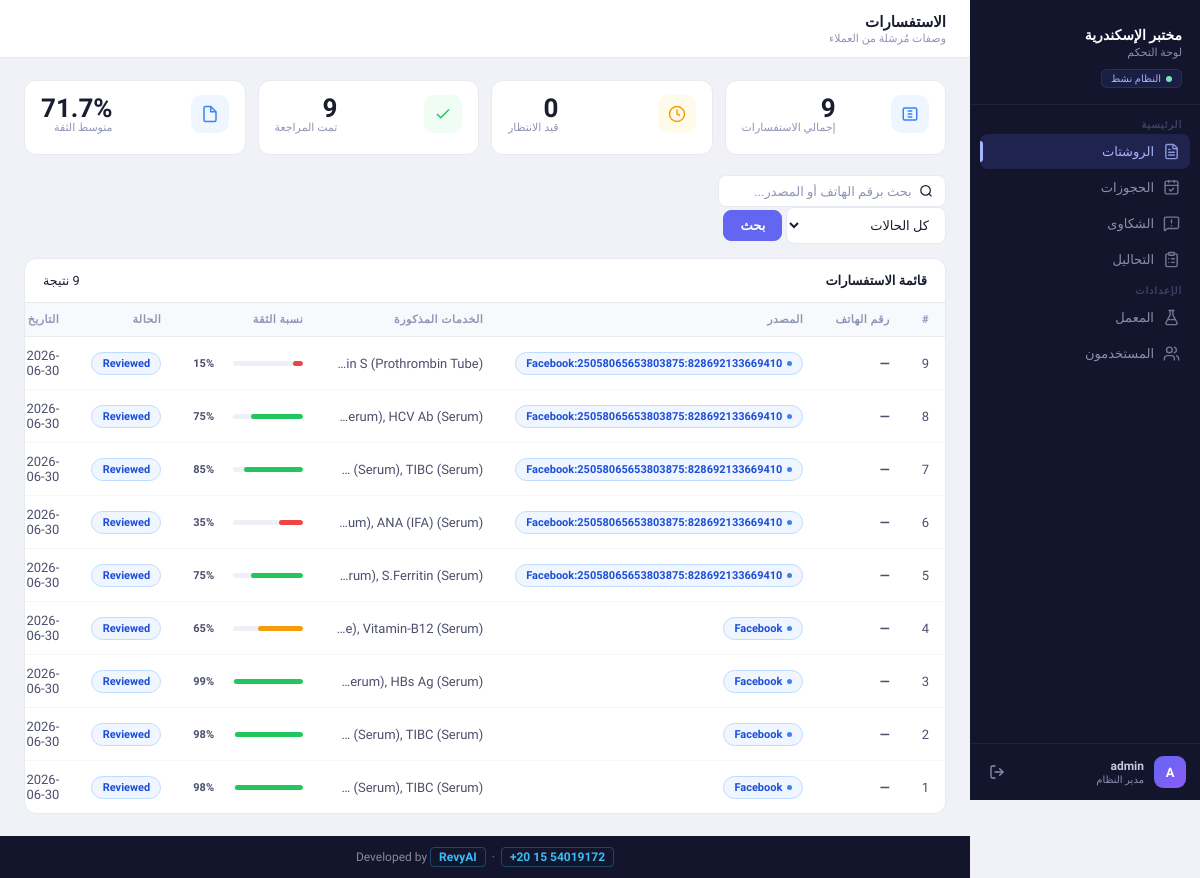
Before: /inquiries (signed in) with the older database file.
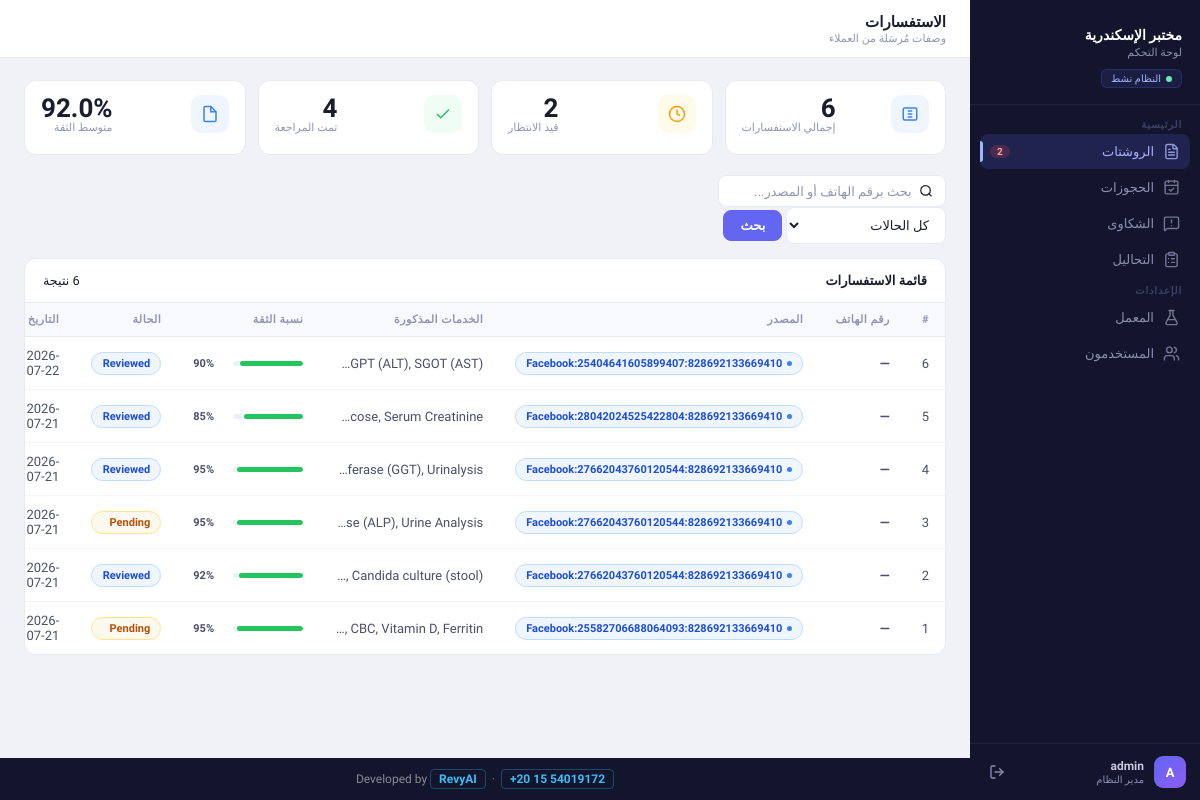
After: the same page with the newer database file.
### models/models.py (models this page shows)
class User(db.Model, UserMixin):
    __tablename__ = "users"
    id = db.Column(db.Integer, primary_key=True)
    username = db.Column(db.String(50), unique=True, nullable=False)
    password = db.Column(db.String(50), nullable=False)

class Inquiry(db.Model):
    __tablename__ = 'inquiry'
    id = db.Column(db.Integer, primary_key=True)
    laboratory_id = db.Column(db.Integer, db.ForeignKey('laboratory.id'), nullable=False)
    prescription_img = db.Column(db.String(255), nullable=True)
    status = db.Column(db.Enum(Status), default=Status.PENDING)
    created_at = db.Column(db.DateTime, default=lambda: datetime.now(timezone.utc))
    comes_from = db.Column(db.String(100))
    phone_number       = db.Column(db.String(20))
    ocr_extracted_text = db.Column(db.Text)
    confidence_score   = db.Column(db.Float)
    services_mentioned = db.Column(db.String(500))

### app.py (the view)
@app.route('/inquiries')
@login_required
def list_inquiries():
    page    = request.args.get('page', 1, type=int)
    search  = request.args.get('search', '').strip()
    status  = request.args.get('status', '')
    pagination, _ = InquiryService.get_all_inquiries(
        page=page, per_page=10, search=search or None, status=status or None
    )
    stats = InquiryService.get_stats()
    return render_template(
        'inquiries/list.html',
        inquiries=pagination.items,
        pagination=pagination,
        search=search,
        status=status,
        statuses=Status,
        stats=stats,
    )

### app.py (called while the page is built)
@login_manager.user_loader
def load_user(user_id):
    return db.session.get(User, int(user_id))

@app.context_processor
def inject_globals():
    from models.models import Inquiry, Status
    try:
        pending_count = Inquiry.query.filter_by(status=Status.PENDING).count()
    except Exception:
        pending_count = 0
    return dict(pending_inquiries_count=pending_count)

### software_services/inquiry_services.py (called while the page is built, shortened)
    @staticmethod
    def get_all_inquiries(page=1, per_page=10, search=None, status=None):
        query = Inquiry.query
        if status:
            try:
                query = query.filter(Inquiry.status == Status(status))
            except ValueError:
                pass
        query = query.order_by(Inquiry.created_at.desc())
        pagination = query.paginate(page=page, per_page=per_page, error_out=False)
        return pagination, "تم العثور على الاستفسارات"

    @staticmethod
    def get_stats():
        total      = Inquiry.query.count()
        pending    = Inquiry.query.filter_by(status=Status.PENDING).count()
        reviewed   = Inquiry.query.filter_by(status=Status.REVIEWED).count()
        attended   = Inquiry.query.filter_by(status=Status.ATTENDED).count()
        from sqlalchemy import func
        avg_conf = db.session.query(
            func.avg(Inquiry.confidence_score)
        ).filter(Inquiry.confidence_score.isnot(None)).scalar()
        return {
            "total":    total,
            "pending":  pending,
            "reviewed": reviewed,
            "attended": attended,
            "avg_conf": round((avg_conf or 0) * 100, 1),   # 0-100 %
        }

### templates/inquiries/list.html (shortened to what this page needs)
{% extends 'base.html' %}
{% block topbar_title %}الاستفسارات{% endblock %}
{% block topbar_sub %}وصفات مُرسَلة من العملاء{% endblock %}
{% block content %}
<div class="stats-grid">
  <div class="stat-card">
    <div class="stat-icon si-blue">
      <svg width="20" height="20" fill="none" stroke="currentColor" stroke-width="2" viewBox="0 0 24 24">
        <path d="M9 12h6M9 16h6M9 8h6M5 4h14a2 2 0 0 1 2 2v12a2 2 0 0 1-2 2H5a2 2 0 0 1-2-2V6a2 2 0 0 1 2-2z"/>
      </svg>
    </div>
    <div>
      <div class="stat-value">{{ stats.total }}</div>
      <div class="stat-label">إجمالي الاستفسارات</div>
    </div>
  </div>
  <div class="stat-card">
    <div class="stat-icon si-amber">
      <svg width="20" height="20" fill="none" stroke="currentColor" stroke-width="2" viewBox="0 0 24 24">
        <circle cx="12" cy="12" r="10"/><path d="M12 6v6l4 2"/>
      </svg>
    </div>
    <div>
      <div class="stat-value">{{ stats.pending }}</div>
      <div class="stat-label">قيد الانتظار</div>
    </div>
  </div>
  <div class="stat-card">
    <div class="stat-icon si-green">
      <svg width="20" height="20" fill="none" stroke="currentColor" stroke-width="2" viewBox="0 0 24 24">
        <path d="M20 6L9 17l-5-5"/>
      </svg>
    </div>
    <div>
      <div class="stat-value">{{ stats.reviewed }}</div>
      <div class="stat-label">تمت المراجعة</div>
    </div>
  </div>
  <div class="stat-card">
    <div class="stat-icon si-blue">
      <svg width="20" height="20" fill="none" stroke="currentColor" stroke-width="2" viewBox="0 0 24 24">
        <path d="M13 2H6a2 2 0 0 0-2 2v16a2 2 0 0 0 2 2h12a2 2 0 0 0 2-2V9z"/><polyline points="13 2 13 9 20 9"/>
      </svg>
    </div>
    <div>
      <div class="stat-value">{{ stats.avg_conf }}%</div>
      <div class="stat-label">متوسط الثقة</div>
    </div>
  </div>
</div>
<div class="toolbar">
  <form method="GET" action="{{ url_for('list_inquiries') }}" class="toolbar-filters">
    <div class="search-box">
      <svg width="16" height="16" fill="none" stroke="currentColor" stroke-width="2" viewBox="0 0 24 24">
        <circle cx="11" cy="11" r="8"/><path d="m21 21-4.35-4.35"/>
      </svg>
      <input
        type="text"
        name="search"
        placeholder="بحث برقم الهاتف أو المصدر..."
        value="{{ search }}"
        class="search-input"
      >
    </div>
    <select name="status" class="form-control" style="width:160px" onchange="this.form.submit()">
      <option value="">كل الحالات</option>
    </select>
    <button type="submit" class="btn btn-primary">بحث</button>
  </form>
</div>
<div class="card">
  <div class="card-header">
    <span class="card-title">قائمة الاستفسارات</span>
    <span class="text-muted" style="font-size:.85rem">{{ pagination.total }} نتيجة</span>
  </div>
  <div class="table-wrapper">
    <table class="table">
      <thead>
        <tr>
          <th>#</th>
          <th>رقم الهاتف</th>
          <th>المصدر</th>
          <th>الخدمات المذكورة</th>
          <th>نسبة الثقة</th>
          <th>الحالة</th>
          <th>التاريخ</th>
        </tr>
      </thead>
      <tbody>
        {% for inq in inquiries %}
        <tr>
          <td class="text-muted">{{ inq.id }}</td>
          <td>
            <span style="font-weight:600">{{ inq.phone_number or '—' }}</span>
          </td>
          <td>
            <span class="pill pill-reviewed">{{ inq.comes_from or '—' }}</span>
          </td>
          <td style="max-width:180px;overflow:hidden;text-overflow:ellipsis;white-space:nowrap">
            {{ inq.services_mentioned or '—' }}
          </td>
          <td style="min-width:130px">
            {% if inq.confidence_score is not none %}
              {% set pct = (inq.confidence_score * 100) | int %}
              {% if pct >= 70 %}{% set cls = 'conf-high' %}
              {% elif pct >= 40 %}{% set cls = 'conf-mid' %}
              {% else %}{% set cls = 'conf-low' %}{% endif %}
              <div class="conf-bar">
                <div class="conf-track">
                  <div class="conf-fill {{ cls }}" data-pct="{{ pct }}"></div>
                </div>
                <span class="conf-val">{{ pct }}%</span>
              </div>
            {% else %}
              <span class="text-muted">—</span>
            {% endif %}
          </td>
          <td>
            <form method="POST" action="{{ url_for('update_inquiry_status', inquiry_id=inq.id) }}">
              <select
                name="status"
                onchange="this.form.submit()"
                class="status-select status-{{ inq.status.value | lower | replace(' ', '-') }}"
              >
                {% for s in statuses %}
                <option value="{{ s.value }}" {% if inq.status == s %}selected{% endif %}>{{ s.value }}</option>
                {% endfor %}
              </select>
            </form>
          </td>
          <td class="text-muted">
            {{ inq.created_at.strftime('%Y-%m-%d') if inq.created_at else '—' }}
          </td>
        </tr>
        {% else %}
        <tr>
          <td colspan="8" style="text-align:center;padding:2.5rem;color:var(--text-muted)">
            لا توجد استفسارات
          </td>
        </tr>
        {% endfor %}
      </tbody>
    </table>
  </div>
</div>
{% endblock %}

### templates/base.html (shortened to what this page needs)
<!DOCTYPE html>
<html lang="ar" dir="rtl">
<head>
  <link rel="stylesheet" href="{{ url_for('static', filename='css/style.css') }}">
</head>
<body>
<aside class="sidebar" id="sidebar">
  <div class="sidebar-logo">
    <div class="lab-name">مختبر الإسكندرية</div>
    <div class="lab-sub">لوحة التحكم</div>
    <div class="sidebar-status">النظام نشط</div>
  </div>
  <div class="nav-section">
    <p class="nav-section-label">الرئيسية</p>
    <a href="{{ url_for('list_inquiries') }}"
       class="nav-item {% if request.endpoint == 'list_inquiries' %}active{% endif %}">
      <i data-lucide="file-text" class="nav-icon"></i>
      الروشتات
      {% if pending_inquiries_count and pending_inquiries_count > 0 %}
      <span class="nav-badge">{{ pending_inquiries_count }}</span>
      {% endif %}
    </a>
    <a href="{{ url_for('list_bookings') }}"
       class="nav-item {% if request.endpoint == 'list_bookings' %}active{% endif %}">
      <i data-lucide="calendar-check" class="nav-icon"></i>
      الحجوزات
    </a>
    <a href="{{ url_for('list_complaints') }}"
       class="nav-item {% if request.endpoint == 'list_complaints' %}active{% endif %}">
      <i data-lucide="message-square-warning" class="nav-icon"></i>
      الشكاوى
    </a>
    <a href="{{ url_for('list_services') }}"
       class="nav-item {% if request.endpoint in ['list_services','create_service','edit_service'] %}active{% endif %}">
      <i data-lucide="clipboard-list" class="nav-icon"></i>
      التحاليل
    </a>
    <p class="nav-section-label">الإعدادات</p>
    <a href="{{ url_for('laboratory_settings') }}"
       class="nav-item {% if request.endpoint == 'laboratory_settings' %}active{% endif %}">
      <i data-lucide="flask-conical" class="nav-icon"></i>
      المعمل
    </a>
    <a href="{{ url_for('users') }}"
       class="nav-item {% if request.endpoint in ['users','create_user','edit_user'] %}active{% endif %}">
      <i data-lucide="users" class="nav-icon"></i>
      المستخدمون
    </a>
  </div>
  <div class="sidebar-footer">
    <div class="sidebar-user">
      <div class="avatar">{{ current_user.username[0]|upper }}</div>
      <div class="user-info">
        <div class="user-name">{{ current_user.username }}</div>
        <div class="user-role">مدير النظام</div>
      </div>
      <a href="{{ url_for('logout') }}" class="logout-btn" title="تسجيل الخروج">
        <i data-lucide="log-out" style="width:16px;height:16px;"></i>
      </a>
    </div>
  </div>
</aside>
<div class="main-wrapper">
  <div class="topbar">
    <div class="topbar-left">
      <div class="topbar-title">{% block topbar_title %}{% endblock %}</div>
      <div class="topbar-sub">{% block topbar_sub %}{% endblock %}</div>
    </div>
  </div>
  <main class="main-content">
    {% block content %}{% endblock %}
  </main>
  <div class="site-footer">
    Developed by
    <a href="https://revyai.tech" target="_blank">RevyAI</a>
    &nbsp;·&nbsp;
    <a href="https://wa.me/201554019172" target="_blank">+20 15 54019172</a>
  </div>
</div>
</body>
</html>

Changed rows visible on the page:
removed Inquiry: id "9", phone_number "—", comes_from "Facebook:25058065653803875:828692133669410", services_mentioned "Ca 72.4 (Serum), HIV Ab (Serum), Campylobacter Ag (ELISA) (Stool), Protein C (Prothrombin Tube), Protein S (Prothrombin Tub…", pct "15", status "Reviewed", created_at "2026-06-30"
removed Inquiry: id "8", phone_number "—", comes_from "Facebook:25058065653803875:828692133669410", services_mentioned "ESR 1st hour (ESR Tube), ANA (IFA) (Serum), Anti DNA (d.s) - ELISA (Serum), Blood Urea (Serum), S.Creatinine (Serum), TSH (Serum), CBC (Complete Blood Picture) (EDTA), Complement (C3) (Serum), Complement (C4) (Serum), HBs Ag (Serum), HCV Ab (Seru…", pct "75", status "Reviewed", created_at "2026-06-30"
removed Inquiry: id "7", phone_number "—", comes_from "Facebook:25058065653803875:828692133669410", services_mentioned "S.Ferritin (Serum), S.Iron (Serum), TIBC (Seru…", pct "85", status "Reviewed", created_at "2026-06-30"
changed Inquiry id 6: comes_from "Facebook:25058065653803875:828692133669410" → "Facebook:25404641605899407:828692133669410"; services_mentioned "Blood Urea (Serum), TSH (Serum), Complement (C3) (Serum), Complement (C4) (Serum), ESR 1st hour (ESR Tube), CBC (Complete Blood Picture) (EDTA), Anti DNA (d.s) - ELISA (Serum), ANA (IFA) (Seru…" → "Hemoglobin A1c, Fasting Insulin, Fasting Blood Sugar, H. pylori Stool Antigen Test, SGPT (ALT), SGOT (AS…"; confidence_score 0.35 → 0.9 (drawn); pct "35" → "90"; created_at "2026-06-30" → "2026-07-22"
changed Inquiry id 5: comes_from "Facebook:25058065653803875:828692133669410" → "Facebook:28042024525422804:828692133669410"; services_mentioned "S.Iron (Serum), TIBC (Serum), S.Ferritin (Seru…" → "Serum Albumin, PT/INR, Random Blood Glucose, Serum Creatini…"; pct "75" → "85"; created_at "2026-06-30" → "2026-07-21"
changed Inquiry id 4: comes_from "Facebook" → "Facebook:27662043760120544:828692133669410"; services_mentioned "HIV Ab (Serum), Campylobacter Ag (ELISA) (Stool), Protein C (Prothrombin Tube), Protein S (Prothrombin Tube), Vitamin-B12 (Seru…" → "Lipid Profile, Complete Blood Count (CBC), Erythrocyte Sedimentation Rate (ESR), C-Reactive Protein (CRP), Alanine Aminotransferase (ALT), Aspartate Aminotransferase (AST), Gamma-Glutamyl Transferase (GGT), Urinalys…"; confidence_score 0.65 → 0.95 (drawn); pct "65" → "95"; created_at "2026-06-30" → "2026-07-21"
changed Inquiry id 3: comes_from "Facebook" → "Facebook:27662043760120544:828692133669410"; services_mentioned "ESR 1st hour (ESR Tube), ANA (IFA) (Serum), Anti DNA (d.s) - ELISA (Serum), Complement (C3) (Serum), HBs Ag (Seru…" → "Lipid Profile, Complete Blood Count (CBC), Erythrocyte Sedimentation Rate (ESR), C-Reactive Protein (CRP), Alanine Aminotransferase (ALT), Aspartate Aminotransferase (AST), Gamma-Glutamyl Transferase (GGT), Alkaline Phosphatase (ALP), Urine Analys…"; pct "99" → "95"; status "Reviewed" → "Pending"; created_at "2026-06-30" → "2026-07-21"
changed Inquiry id 2: comes_from "Facebook" → "Facebook:27662043760120544:828692133669410"; services_mentioned "S.Ferritin (Serum), TIBC (Seru…" → "IgE specific antibodies for casein milk protein, IgE specific antibodies for gluten allergy, Candida culture (sto…"; pct "98" → "92"; created_at "2026-06-30" → "2026-07-21"
changed Inquiry id 1: comes_from "Facebook" → "Facebook:25582706688064093:828692133669410"; services_mentioned "S.Ferritin (Serum), TIBC (Seru…" → "TSH, CBC, Vitamin D, Ferrit…"; pct "98" → "95"; status "Reviewed" → "Pending"; created_at "2026-06-30" → "2026-07-21"
Other visible differences:
{{ pending_inquiries_count }}: (not shown) → "2"
{{ stats.total }}: "9" → "6"
{{ stats.pending }}: "0" → "2"
{{ stats.reviewed }}: "9" → "4"
{{ stats.avg_conf }}: "71.7" → "92.0"
